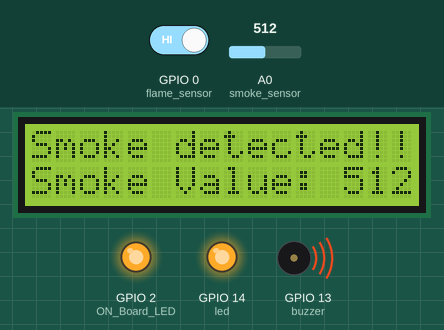
Bench run of a sketch on a simulated ESP8266 (NodeMCU). On the bench: 16×2 character LCD, output pins drawn as LEDs (lit = HIGH), buzzer (waves = sounding, pin HIGH). The test bench sets the inputs (shaded band); at power-on: A0 (smoke_sensor) = 512, GPIO 0 (flame_sensor) HIGH. WiFi joins after 1.5 s; servers stay silent unless stated; uploads are accepted with an empty reply; what the sketch prints to the serial monitor is not drawn.

Above: at 11.6 s.
11.7 s: A0 (smoke_sensor) set to 360
At 16.2 s:
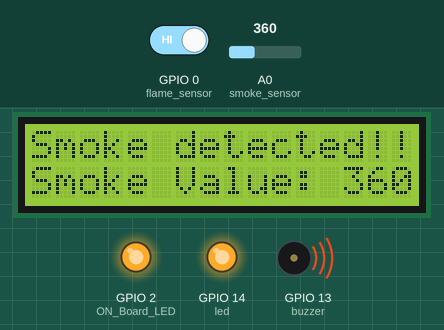
22.9 s: A0 (smoke_sensor) set to 336
At 25.9 s:
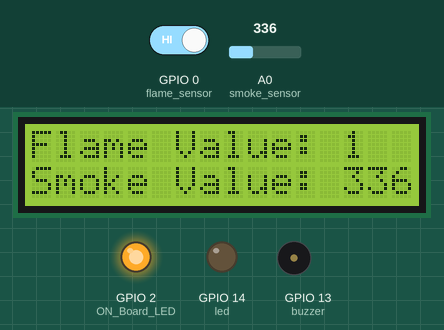
27.7 s: GPIO 0 (flame_sensor) driven LOW
At 28.3 s:
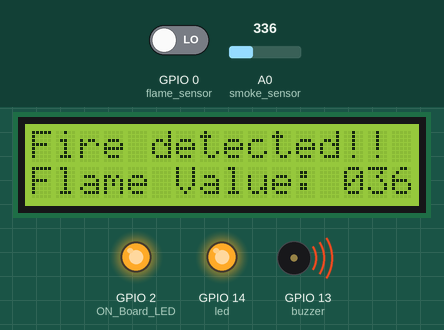
38.9 s: A0 (smoke_sensor) set to 511
At 45.7 s:
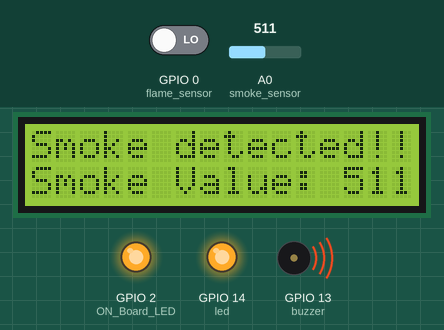
47.9 s: GPIO 0 (flame_sensor) driven HIGH
Timing chart, 0 to 50.9 s (numbered marks = the images above; inputs shaded):
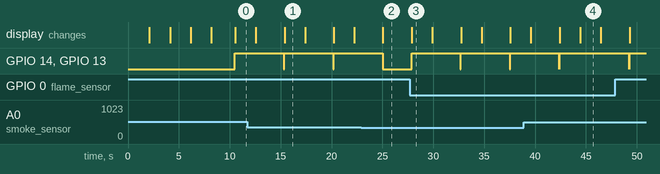

Measured:
- the behaviour switches between 351 and 350 on A0 (smoke_sensor) (found by bisection; images 1 and 2)
- after the input at 11.7 s, the display: first differs from a run without the input after 3.7 s (image 1)
- after the input at 22.9 s, GPIO 14 (led), GPIO 13 (buzzer): goes on until 25.0 s, then stays LOW; the display: changes after 2.2 s (image 2)
- after the input at 27.7 s, GPIO 14 (led), GPIO 13 (buzzer): alternates HIGH for 4.8 s and LOW for 0.04 s, starting after 0.17 s; the display: changes after 0.19 s (image 3)
- after the input at 38.9 s, GPIO 14 (led), GPIO 13 (buzzer): goes on until 42.4 s, then stays HIGH; the display: first differs from a run without the input after 3.5 s (image 4 shows a later state)
- by itself, GPIO 14 (led), GPIO 13 (buzzer): alternates HIGH for 4.8 s and LOW for 0.04 s
- what the display in image 1 shows lasts 2.0 s, from 15.4 s to 17.4 s

The sketch:

IoT_Based_Fire_Alert_device.ino
```cpp
#include <WiFiClientSecure.h>
#include <LiquidCrystal_I2C.h>
#define BLYNK_PRINT Serial
#define BLYNK_TEMPLATE_ID "TMPL6HYBupw04"
#define BLYNK_TEMPLATE_NAME "Sir cenon project"
#define BLYNK_AUTH_TOKEN "ZvRLq8BFv-tAGabKNpRdA2vQsvKd0l_j"
#define ON_Board_LED 2  //--> Defining an On Board LED, used for indicators when the process of connecting to a wifi router
#include <ESP8266WiFi.h>
#include <BlynkSimpleEsp8266.h>
int lcdColumns = 16;
int lcdRows = 2;
LiquidCrystal_I2C lcd(0x27, lcdColumns, lcdRows);

char auth[] = "ZvRLq8BFv-tAGabKNpRdA2vQsvKd0l_j";
char ssid[] = "GA12";
char pass[] = "pcun6912";

const int flame_sensor = 0 ; //Connected to D3 pin of NodeMCU
const int smoke_sensor = A0; //Connected to A0 pin of NodeMCU
int led = 14;
int buzzer = 13;

BlynkTimer timer;

#define ON_Board_LED 2  //--> Defining an On Board LED, used for indicators when the process of connecting to a wifi router
//----------------------------------------Host & httpsPort
const char* host = "script.google.com";
const int httpsPort = 443;
//----------------------------------------
WiFiClientSecure client; //--> Create a WiFiClientSecure object.
String GAS_ID = "AKfycbybRgjIp_lgIxmBKxl6XGgCHBtLkjIeUv5qW_d-PfcrvbTGFGj0OQwbx0zt1NzoFPxohw"; //--> spreadsheet script ID

void setup()
{
  pinMode(flame_sensor, INPUT_PULLUP);
  pinMode(smoke_sensor, INPUT_PULLUP);
  pinMode(led, OUTPUT);
  pinMode(buzzer, OUTPUT);

  lcd.init();
  lcd.backlight();
  lcd.setCursor(0,0);
  lcd.print("Welcome!");
  delay(2000);
  lcd.setCursor(0,0);
  lcd.print("Feraer          ");
  lcd.setCursor(0,1);
  lcd.print("Macapinlac      ");
  delay(2000);
  lcd.setCursor(0,0);
  lcd.print("Project for    ");
  lcd.setCursor(0,1);
  lcd.print("ECEN 100        ");
  delay(2000);
  lcd.setCursor(0,0);
  lcd.print("IoT Based       ");
  lcd.setCursor(0,1);
  lcd.print("Fire Alarm      ");
  delay(2000);
  lcd.clear();
  Blynk.begin(auth, ssid, pass, "blynk.cloud", 80);

  // put your setup code here, to run once:
  Serial.begin(115200);
  delay(500);
  WiFi.begin("GA12", "pcun6912"); //--> Connect to your WiFi router
  Serial.println("");
  pinMode(ON_Board_LED,OUTPUT); //--> On Board LED port Direction output
  digitalWrite(ON_Board_LED, HIGH); //--> Turn off Led On Board

  //----------------------------------------Wait for connection
  Serial.print("Connecting");
  while (WiFi.status() != WL_CONNECTED) {
    Serial.print(".");
    //----------------------------------------Make the On Board Flashing LED on the process of connecting to the wifi router.
    digitalWrite(ON_Board_LED, LOW);
    delay(250);
    digitalWrite(ON_Board_LED, HIGH);
    delay(250);
    //----------------------------------------
  }
  //----------------------------------------
  digitalWrite(ON_Board_LED, HIGH); //--> Turn off the On Board LED when it is connected to the wifi router.
  Serial.println("");
  Serial.print("Successfully connected to : ");
  Serial.println(ssid);
  Serial.print("IP address: ");
  Serial.println(WiFi.localIP());
  Serial.println();
  //----------------------------------------

  client.setInsecure();
}


void loop()
{
  int fSV = digitalRead(flame_sensor);
  int sSV = analogRead(smoke_sensor);

  digitalWrite(led, LOW);
  digitalWrite(buzzer, LOW);

  Serial.print("Flame Sensor Value: ");
  Serial.println(fSV);
  Serial.print("Smoke Sensor Value: ");
  Serial.println(sSV);

  lcd.clear();
  lcd.setCursor(0, 0);
  lcd.print("Flame Value: ");
  lcd.println(fSV);
  lcd.setCursor(0, 1);
  lcd.print("Smoke Value: ");
  lcd.println(sSV);

  Blynk.virtualWrite(V0, fSV);
  Blynk.virtualWrite(V2, sSV);

 if (fSV == 0)
 {
    digitalWrite(led, HIGH);
    digitalWrite(buzzer, HIGH);
    lcd.setCursor(0,1);
    lcd.print("Flame Value: ");
    lcd.print(fSV);
    lcd.setCursor(0,0);
    lcd.print("Fire detected!!");
    delay(2000);
    lcd.clear();
    Blynk.notify("Fire Detected!!");
  }

 if (sSV > 350)
 {
    digitalWrite(led, HIGH);
    digitalWrite(buzzer, HIGH);
    lcd.setCursor(0,1);
    lcd.print("Smoke Value: ");
    lcd.print(sSV);
    lcd.setCursor(0,0);
    lcd.print("Smoke detected!!");
    delay(2000);
    lcd.clear();
    Blynk.notify("Smoke Detected!!");
  }
  delay(1500);
  Blynk.run();
  timer.run();

  // Reading temperature or humidity takes about 250 milliseconds!
  // Sensor readings may also be up to 2 seconds 'old' (its a very slow sensor)
  // Check if any reads failed and exit early (to try again).
  if (isnan(sSV) || isnan(fSV)) {
    Serial.println("Failed to read from the sensors !");
    delay(500);
    return;
  }
  String smo = "Smoke : " + String(sSV) + " ppm";
  String fla = "Flame : " + String(fSV) + " ";
  Serial.println(smo);
  Serial.println(fla);

  sendData(fSV, sSV); //--> Calls the sendData Subroutine
}

// Subroutine for sending data to Google Sheets


// Subroutine for sending data to Google Sheets


void sendData(int fla, int smo) {
  Serial.println("==========");
  Serial.print("connecting to ");
  Serial.println(host);

  //----------------------------------------Connect to Google host
  if (!client.connect(host, httpsPort)) {
    Serial.println("connection failed");
    return;
  }
  //----------------------------------------

  //----------------------------------------Processing data and sending data
  String string_smoke =  String(smo);
  // String string_temperature =  String(smo, DEC);
  String string_flame =  String(fla, DEC);
  String url = "/macros/s/" + GAS_ID + "/exec?Smoke=" + string_smoke + "&Flame=" + string_flame;
  Serial.print("requesting URL: ");
  Serial.println(url);

  client.print(String("GET ") + url + " HTTP/1.1\r\n" +
         "Host: " + host + "\r\n" +
         "User-Agent: BuildFailureDetectorESP8266\r\n" +
         "Connection: close\r\n\r\n");

  Serial.println("request sent");
  //----------------------------------------

  //----------------------------------------Checking whether the data was sent successfully or not
  while (client.connected()) {
    String line = client.readStringUntil('\n');
    if (line == "\r") {
      Serial.println("headers received");
      break;
    }
  }
  String line = client.readStringUntil('\n');
  if (line.startsWith("{\"state\":\"success\"")) {
    Serial.println("esp8266/Arduino CI successfull!");
  } else {
    Serial.println("esp8266/Arduino CI has failed");
  }
  Serial.print("reply was : ");
  Serial.println(line);
  Serial.println("closing connection");
  Serial.println("==========");
  Serial.println();
  //----------------------------------------
}
```
